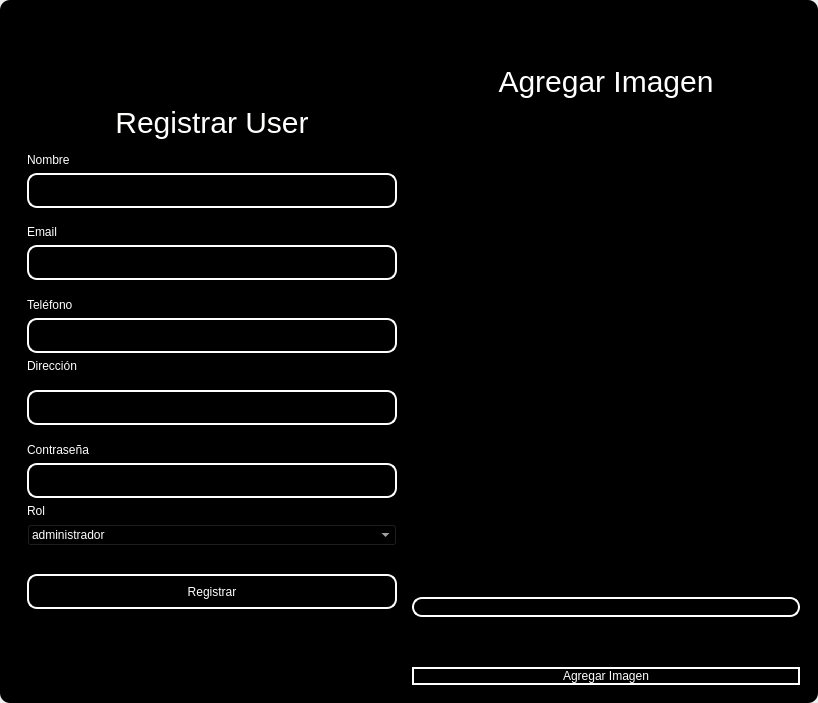
<?xml version="1.0" encoding="UTF-8"?>
<ui version="4.0">
 <class>MainWindow</class>
 <widget class="QMainWindow" name="MainWindow">
  <property name="geometry">
   <rect>
    <x>0</x>
    <y>0</y>
    <width>818</width>
    <height>703</height>
   </rect>
  </property>
  <property name="windowTitle">
   <string>MainWindow</string>
  </property>
  <property name="styleSheet">
   <string notr="true"/>
  </property>
  <widget class="QWidget" name="centralwidget">
   <property name="styleSheet">
    <string notr="true"/>
   </property>
   <layout class="QVBoxLayout" name="verticalLayout">
    <property name="spacing">
     <number>0</number>
    </property>
    <property name="leftMargin">
     <number>0</number>
    </property>
    <property name="topMargin">
     <number>0</number>
    </property>
    <property name="rightMargin">
     <number>0</number>
    </property>
    <property name="bottomMargin">
     <number>0</number>
    </property>
    <item>
     <widget class="QFrame" name="frame">
      <property name="enabled">
       <bool>true</bool>
      </property>
      <property name="styleSheet">
       <string notr="true">QFrame {
	border-radius:10px;
	
	background-color: rgb(0, 0, 0);
 }
</string>
      </property>
      <property name="frameShape">
       <enum>QFrame::StyledPanel</enum>
      </property>
      <property name="frameShadow">
       <enum>QFrame::Raised</enum>
      </property>
      <layout class="QVBoxLayout" name="verticalLayout_2">
       <item>
        <widget class="QFrame" name="frame_superior">
         <property name="minimumSize">
          <size>
           <width>0</width>
           <height>40</height>
          </size>
         </property>
         <property name="maximumSize">
          <size>
           <width>16777215</width>
           <height>40</height>
          </size>
         </property>
         <property name="styleSheet">
          <string notr="true">QPushButton{
border-radius:18px;
}

QPushButton:hover{
	background-color: rgb(0, 0, 0);
}
</string>
         </property>
         <property name="frameShape">
          <enum>QFrame::StyledPanel</enum>
         </property>
         <property name="frameShadow">
          <enum>QFrame::Raised</enum>
         </property>
         <layout class="QHBoxLayout" name="horizontalLayout_3">
          <property name="spacing">
           <number>4</number>
          </property>
          <property name="leftMargin">
           <number>0</number>
          </property>
          <property name="topMargin">
           <number>0</number>
          </property>
          <property name="rightMargin">
           <number>0</number>
          </property>
          <property name="bottomMargin">
           <number>0</number>
          </property>
          <item>
           <widget class="QPushButton" name="btn_icon">
            <property name="text">
             <string/>
            </property>
            <property name="iconSize">
             <size>
              <width>40</width>
              <height>40</height>
             </size>
            </property>
           </widget>
          </item>
          <item>
           <spacer name="horizontalSpacer_2">
            <property name="orientation">
             <enum>Qt::Horizontal</enum>
            </property>
            <property name="sizeHint" stdset="0">
             <size>
              <width>443</width>
              <height>20</height>
             </size>
            </property>
           </spacer>
          </item>
          <item>
           <widget class="QPushButton" name="bt_minimizar">
            <property name="minimumSize">
             <size>
              <width>38</width>
              <height>38</height>
             </size>
            </property>
            <property name="maximumSize">
             <size>
              <width>38</width>
              <height>38</height>
             </size>
            </property>
            <property name="cursor">
             <cursorShape>PointingHandCursor</cursorShape>
            </property>
            <property name="text">
             <string/>
            </property>
            <property name="icon">
             <iconset>
              <normaloff>image/minus.svg</normaloff>image/minus.svg</iconset>
            </property>
            <property name="iconSize">
             <size>
              <width>38</width>
              <height>38</height>
             </size>
            </property>
           </widget>
          </item>
          <item>
           <widget class="QPushButton" name="bt_maximizar">
            <property name="minimumSize">
             <size>
              <width>38</width>
              <height>38</height>
             </size>
            </property>
            <property name="maximumSize">
             <size>
              <width>38</width>
              <height>38</height>
             </size>
            </property>
            <property name="cursor">
             <cursorShape>PointingHandCursor</cursorShape>
            </property>
            <property name="text">
             <string/>
            </property>
            <property name="icon">
             <iconset>
              <normaloff>image/chevron-up.svg</normaloff>image/chevron-up.svg</iconset>
            </property>
            <property name="iconSize">
             <size>
              <width>38</width>
              <height>38</height>
             </size>
            </property>
           </widget>
          </item>
          <item>
           <widget class="QPushButton" name="bt_restaurar">
            <property name="minimumSize">
             <size>
              <width>38</width>
              <height>38</height>
             </size>
            </property>
            <property name="maximumSize">
             <size>
              <width>38</width>
              <height>38</height>
             </size>
            </property>
            <property name="cursor">
             <cursorShape>PointingHandCursor</cursorShape>
            </property>
            <property name="text">
             <string/>
            </property>
            <property name="icon">
             <iconset>
              <normaloff>image/chevron-down.svg</normaloff>image/chevron-down.svg</iconset>
            </property>
            <property name="iconSize">
             <size>
              <width>38</width>
              <height>38</height>
             </size>
            </property>
           </widget>
          </item>
          <item>
           <widget class="QPushButton" name="bt_cerrar">
            <property name="minimumSize">
             <size>
              <width>38</width>
              <height>38</height>
             </size>
            </property>
            <property name="maximumSize">
             <size>
              <width>38</width>
              <height>38</height>
             </size>
            </property>
            <property name="cursor">
             <cursorShape>PointingHandCursor</cursorShape>
            </property>
            <property name="text">
             <string/>
            </property>
            <property name="icon">
             <iconset>
              <normaloff>image/x.svg</normaloff>image/x.svg</iconset>
            </property>
            <property name="iconSize">
             <size>
              <width>38</width>
              <height>38</height>
             </size>
            </property>
           </widget>
          </item>
         </layout>
        </widget>
       </item>
       <item>
        <widget class="QFrame" name="frame_3">
         <property name="styleSheet">
          <string notr="true">QLabel {
	color: rgb(255, 255, 254);
	font: 12pt &quot;Arial&quot;;
	background-color: rgba(0, 0, 0,0);
}

QTextEdit{
background-color: rgba(0, 0, 0,0);
border-radius:10px; 
font: 12pt &quot;Arial&quot;;
color: rgb(255, 255, 254);
border: 2px solid  rgb(255, 255, 255);

}

QTextEdit:hover{
background-color: rgba(0, 0, 0,0);
border-radius:10px; 
font: 12pt &quot;Arial&quot;;
border: 2px solid  rgb(120, 0, 171);
}

QTextEdit:focus{
background-color: rgb(0, 0, 0);
border-radius:10px; 
font: 12pt &quot;Arial&quot;;
border: 2px solid rgb(120, 0, 171);
}

QLineEdit{
background-color: rgba(0, 0, 0,0);
border-radius:10px; 
font: 12pt &quot;Arial&quot;;
color: rgb(255, 255, 254);
border: 2px solid  rgb(255, 255, 255);

}

QLineEdit:hover{
background-color: rgba(0, 0, 0,0);
border-radius:10px; 
font: 12pt &quot;Arial&quot;;
border: 2px solid  rgb(120, 0, 171);
}

QLineEdit:focus{
background-color: rgb(0, 0, 0);
border-radius:10px; 
font: 12pt &quot;Arial&quot;;
border: 2px solid rgb(120, 0, 171);
}

QCheckBox{
	font: 12pt &quot;Arial&quot;;
	color: rgb(255, 255, 255);
}

QCheckBox::indicator {
    width: 18px;
    height:18px;
}

QCheckBox::indicator:unchecked {
   background-image: url(image/square.svg);
}

QCheckBox::indicator:checked {
   background-image: url(image/check-square.svg);
}

QPushButton{
border-radius:10px; 
font: 12pt &quot;Arial&quot;;
color: rgb(255, 255, 254);
border: 2px solid #ffffff;
}

QPushButton:hover{
border-radius:10px; 
font: 12pt &quot;Arial&quot;;
color: rgb(255, 255, 255);
border: 2px solid rgb(120, 0, 171);
	background-color: rgb(120, 0, 171);
}
</string>
         </property>
         <property name="frameShape">
          <enum>QFrame::StyledPanel</enum>
         </property>
         <property name="frameShadow">
          <enum>QFrame::Raised</enum>
         </property>
         <layout class="QHBoxLayout" name="horizontalLayout_4">
          <item>
           <layout class="QVBoxLayout" name="verticalLayout_4">
            <item>
             <spacer name="verticalSpacer">
              <property name="orientation">
               <enum>Qt::Vertical</enum>
              </property>
              <property name="sizeHint" stdset="0">
               <size>
                <width>28</width>
                <height>28</height>
               </size>
              </property>
             </spacer>
            </item>
            <item>
             <widget class="QFrame" name="frame_4">
              <property name="maximumSize">
               <size>
                <width>400</width>
                <height>600</height>
               </size>
              </property>
              <property name="styleSheet">
               <string notr="true">QLabel {
	color: rgb(255, 255, 254);
	font: 12pt &quot;Arial&quot;;
	background-color: rgba(0, 0, 0,0);
}


QLineEdit{
background-color: rgba(0, 0, 0,0);
border-radius:10px; 
font: 12pt &quot;Arial&quot;;
color: rgb(255, 255, 254);
border: 2px solid  rgb(255, 255, 255);

}

QLineEdit:hover{
background-color: rgba(0, 0, 0,0);
border-radius:10px; 
font: 12pt &quot;Arial&quot;;
border: 2px solid  rgb(120, 0, 171);
}

QLineEdit:focus{
background-color: rgb(0, 0, 0);
border-radius:10px; 
font: 12pt &quot;Arial&quot;;
border: 2px solid rgb(120, 0, 171);
}

QCheckBox{
	font: 12pt &quot;Arial&quot;;
	color: rgb(255, 255, 255);
}

QCheckBox::indicator {
    width: 18px;
    height:18px;
}

QCheckBox::indicator:unchecked {
   background-image: url(image/square.svg);
}

QCheckBox::indicator:checked {
   background-image: url(image/check-square.svg);
}

QPushButton{
border-radius:10px; 
font: 12pt &quot;Arial&quot;;
color: rgb(255, 255, 254);
border: 2px solid #ffffff;
}

QPushButton:hover{
border-radius:10px; 
font: 12pt &quot;Arial&quot;;
color: rgb(255, 255, 255);
border: 2px solid rgb(120, 0, 171);
	background-color: rgb(120, 0, 171);
}
</string>
              </property>
              <property name="frameShape">
               <enum>QFrame::StyledPanel</enum>
              </property>
              <property name="frameShadow">
               <enum>QFrame::Raised</enum>
              </property>
              <layout class="QVBoxLayout" name="verticalLayout_3">
               <item>
                <spacer name="verticalSpacer_3">
                 <property name="orientation">
                  <enum>Qt::Vertical</enum>
                 </property>
                 <property name="sizeHint" stdset="0">
                  <size>
                   <width>20</width>
                   <height>40</height>
                  </size>
                 </property>
                </spacer>
               </item>
               <item>
                <widget class="QLabel" name="label_3">
                 <property name="minimumSize">
                  <size>
                   <width>100</width>
                   <height>50</height>
                  </size>
                 </property>
                 <property name="styleSheet">
                  <string notr="true">font-size: 30px</string>
                 </property>
                 <property name="text">
                  <string>Registrar User</string>
                 </property>
                 <property name="alignment">
                  <set>Qt::AlignCenter</set>
                 </property>
                </widget>
               </item>
               <item>
                <widget class="QLabel" name="label_4">
                 <property name="text">
                  <string>Nombre</string>
                 </property>
                </widget>
               </item>
               <item>
                <widget class="QLineEdit" name="nametxt">
                 <property name="minimumSize">
                  <size>
                   <width>0</width>
                   <height>35</height>
                  </size>
                 </property>
                 <property name="text">
                  <string/>
                 </property>
                </widget>
               </item>
               <item>
                <spacer name="verticalSpacer_4">
                 <property name="orientation">
                  <enum>Qt::Vertical</enum>
                 </property>
                 <property name="sizeHint" stdset="0">
                  <size>
                   <width>20</width>
                   <height>40</height>
                  </size>
                 </property>
                </spacer>
               </item>
               <item>
                <widget class="QLabel" name="label_5">
                 <property name="text">
                  <string>Email</string>
                 </property>
                </widget>
               </item>
               <item>
                <widget class="QLineEdit" name="emailtxt">
                 <property name="minimumSize">
                  <size>
                   <width>0</width>
                   <height>35</height>
                  </size>
                 </property>
                 <property name="maximumSize">
                  <size>
                   <width>16777215</width>
                   <height>16777215</height>
                  </size>
                 </property>
                 <property name="echoMode">
                  <enum>QLineEdit::Normal</enum>
                 </property>
                </widget>
               </item>
               <item>
                <spacer name="verticalSpacer_5">
                 <property name="orientation">
                  <enum>Qt::Vertical</enum>
                 </property>
                 <property name="sizeHint" stdset="0">
                  <size>
                   <width>20</width>
                   <height>40</height>
                  </size>
                 </property>
                </spacer>
               </item>
               <item>
                <widget class="QLabel" name="label">
                 <property name="text">
                  <string>Teléfono</string>
                 </property>
                </widget>
               </item>
               <item>
                <widget class="QLineEdit" name="fonotxt">
                 <property name="minimumSize">
                  <size>
                   <width>0</width>
                   <height>35</height>
                  </size>
                 </property>
                </widget>
               </item>
               <item>
                <widget class="QLabel" name="label_2">
                 <property name="text">
                  <string>Dirección</string>
                 </property>
                </widget>
               </item>
               <item>
                <spacer name="verticalSpacer_6">
                 <property name="orientation">
                  <enum>Qt::Vertical</enum>
                 </property>
                 <property name="sizeHint" stdset="0">
                  <size>
                   <width>20</width>
                   <height>40</height>
                  </size>
                 </property>
                </spacer>
               </item>
               <item>
                <widget class="QLineEdit" name="addresstxt">
                 <property name="minimumSize">
                  <size>
                   <width>0</width>
                   <height>35</height>
                  </size>
                 </property>
                </widget>
               </item>
               <item>
                <spacer name="verticalSpacer_10">
                 <property name="orientation">
                  <enum>Qt::Vertical</enum>
                 </property>
                 <property name="sizeHint" stdset="0">
                  <size>
                   <width>20</width>
                   <height>40</height>
                  </size>
                 </property>
                </spacer>
               </item>
               <item>
                <widget class="QLabel" name="label_6">
                 <property name="text">
                  <string>Contraseña</string>
                 </property>
                </widget>
               </item>
               <item>
                <widget class="QLineEdit" name="passwordtxt">
                 <property name="minimumSize">
                  <size>
                   <width>0</width>
                   <height>35</height>
                  </size>
                 </property>
                </widget>
               </item>
               <item>
                <widget class="QLabel" name="label_7">
                 <property name="text">
                  <string>Rol</string>
                 </property>
                </widget>
               </item>
               <item>
                <widget class="QComboBox" name="rolcombobox">
                 <property name="styleSheet">
                  <string notr="true">background-color: rgb(0, 0, 0);
color: rgb(255, 255, 255);</string>
                 </property>
                 <item>
                  <property name="text">
                   <string>administrador</string>
                  </property>
                 </item>
                 <item>
                  <property name="text">
                   <string>standar</string>
                  </property>
                 </item>
                </widget>
               </item>
               <item>
                <spacer name="verticalSpacer_9">
                 <property name="orientation">
                  <enum>Qt::Vertical</enum>
                 </property>
                 <property name="sizeHint" stdset="0">
                  <size>
                   <width>20</width>
                   <height>50</height>
                  </size>
                 </property>
                </spacer>
               </item>
               <item>
                <widget class="QPushButton" name="btn_add">
                 <property name="minimumSize">
                  <size>
                   <width>0</width>
                   <height>35</height>
                  </size>
                 </property>
                 <property name="cursor">
                  <cursorShape>PointingHandCursor</cursorShape>
                 </property>
                 <property name="text">
                  <string>Registrar</string>
                 </property>
                </widget>
               </item>
               <item>
                <spacer name="verticalSpacer_7">
                 <property name="orientation">
                  <enum>Qt::Vertical</enum>
                 </property>
                 <property name="sizeHint" stdset="0">
                  <size>
                   <width>20</width>
                   <height>40</height>
                  </size>
                 </property>
                </spacer>
               </item>
               <item>
                <layout class="QHBoxLayout" name="horizontalLayout_2"/>
               </item>
               <item>
                <spacer name="verticalSpacer_8">
                 <property name="orientation">
                  <enum>Qt::Vertical</enum>
                 </property>
                 <property name="sizeHint" stdset="0">
                  <size>
                   <width>20</width>
                   <height>40</height>
                  </size>
                 </property>
                </spacer>
               </item>
               <item>
                <layout class="QHBoxLayout" name="horizontalLayout">
                 <item>
                  <spacer name="horizontalSpacer">
                   <property name="orientation">
                    <enum>Qt::Horizontal</enum>
                   </property>
                   <property name="sizeHint" stdset="0">
                    <size>
                     <width>40</width>
                     <height>20</height>
                    </size>
                   </property>
                  </spacer>
                 </item>
                </layout>
               </item>
              </layout>
             </widget>
            </item>
            <item>
             <spacer name="verticalSpacer_2">
              <property name="orientation">
               <enum>Qt::Vertical</enum>
              </property>
              <property name="sizeHint" stdset="0">
               <size>
                <width>20</width>
                <height>40</height>
               </size>
              </property>
             </spacer>
            </item>
           </layout>
          </item>
          <item>
           <layout class="QVBoxLayout" name="verticalLayout_5">
            <property name="spacing">
             <number>50</number>
            </property>
            <property name="leftMargin">
             <number>0</number>
            </property>
            <property name="rightMargin">
             <number>0</number>
            </property>
            <item>
             <widget class="QLabel" name="label_8">
              <property name="maximumSize">
               <size>
                <width>16777215</width>
                <height>100</height>
               </size>
              </property>
              <property name="styleSheet">
               <string notr="true">font-size: 30px;
color: rgb(255, 255, 255);</string>
              </property>
              <property name="text">
               <string>Agregar Imagen</string>
              </property>
              <property name="alignment">
               <set>Qt::AlignCenter</set>
              </property>
             </widget>
            </item>
            <item>
             <layout class="QHBoxLayout" name="horizontalLayout_5">
              <item>
               <spacer name="verticalSpacer_12">
                <property name="orientation">
                 <enum>Qt::Vertical</enum>
                </property>
                <property name="sizeHint" stdset="0">
                 <size>
                  <width>20</width>
                  <height>40</height>
                 </size>
                </property>
               </spacer>
              </item>
              <item>
               <widget class="QLabel" name="image_label">
                <property name="maximumSize">
                 <size>
                  <width>100</width>
                  <height>100</height>
                 </size>
                </property>
                <property name="text">
                 <string/>
                </property>
               </widget>
              </item>
              <item>
               <spacer name="verticalSpacer_11">
                <property name="orientation">
                 <enum>Qt::Vertical</enum>
                </property>
                <property name="sizeHint" stdset="0">
                 <size>
                  <width>20</width>
                  <height>40</height>
                 </size>
                </property>
               </spacer>
              </item>
             </layout>
            </item>
            <item>
             <widget class="QLineEdit" name="imagetxt">
              <property name="enabled">
               <bool>false</bool>
              </property>
             </widget>
            </item>
            <item>
             <widget class="QPushButton" name="btn_add_image">
              <property name="cursor">
               <cursorShape>PointingHandCursor</cursorShape>
              </property>
              <property name="text">
               <string>Agregar Imagen</string>
              </property>
             </widget>
            </item>
           </layout>
          </item>
         </layout>
        </widget>
       </item>
      </layout>
     </widget>
    </item>
   </layout>
  </widget>
 </widget>
 <resources/>
 <connections/>
</ui>
